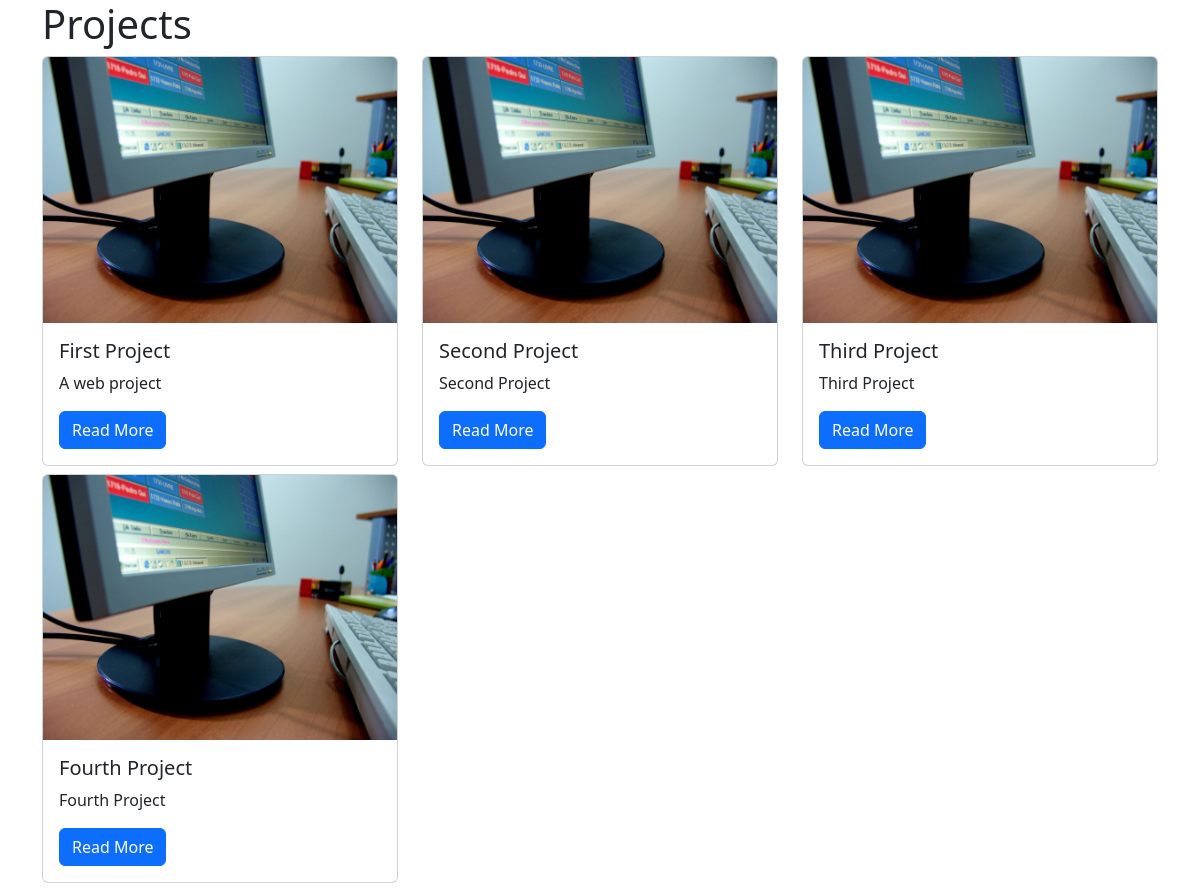
/projects/, run on the app's committed database.
### projects/models.py (models this page shows)
class Project(models.Model):
    title = models.CharField(max_length=100)
    description = models.TextField()
    technology = models.CharField(max_length=20)
    image = models.FileField(upload_to="project_images/", blank=True)

### projects/views.py (the view)
# urls.py: path("", views.project_index, name="project_index"),
def project_index(request):
    projects = Project.objects.all()
    context = {
        "projects": projects
    }
    return render(request, "projects/project_index.html", context)

### projects/templates/projects/project_index.html
{% extends "base.html" %}
{% block page_content %}
<h1>Projects</h1>
<div class="row">
{% for project in projects %}
    <div class="col-md-4">
        <div class="card mb-2">
            {% if project.image %}
                <img class="card-img-top" src="{{ project.image.url }}">
            {% endif %}
            <div class="card-body">
                <h5 class="card-title">{{ project.title }}</h5>
                <p class="card-text">{{ project.description }}</p>
                <a href="{% url 'project_detail' project.pk %}"
                   class="btn btn-primary">
                    Read More
                </a>
            </div>
        </div>
    </div>
    {% endfor %}
</div>
{% endblock %}

### templates/base.html (shortened to what this page needs)
<!DOCTYPE html>
<html lang="en">
<head>
    <link
        href="https://cdn.jsdelivr.net/npm/bootstrap@5.3.1/dist/css/bootstrap.min.css"
        rel="stylesheet"
    >
</head>
<body class="container">
{% block page_content %}{% endblock page_content %}
</body>
</html>

### data on the page
Project: image (picture), title "First Project", description "A web project"
Project: image (picture), title "Second Project", description "Second Project"
Project: image (picture), title "Third Project", description "Third Project"
Project: image (picture), title "Fourth Project", description "Fourth Project"
